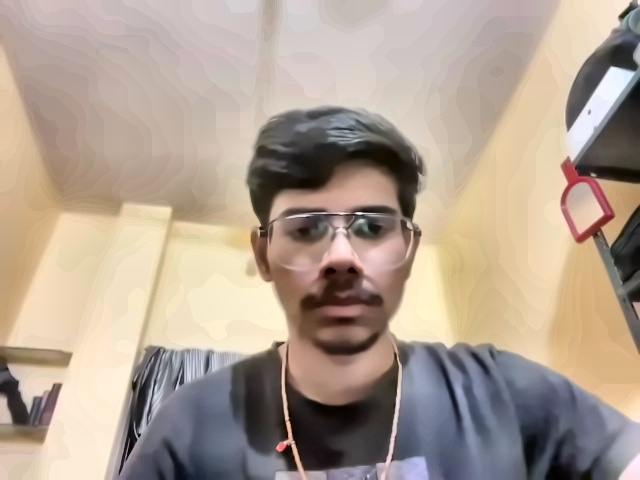
#> input picture data/frames/A-64/frame_000_q86.jpg, 640 x 480 px; its folder holds only this picture in this run
$ python -i anti_spoof.py   (imports and definitions only)   (older library calls are emulated)
#> lines starting #> are read from the running program, lines starting #| are printed output that depends on the picture
#> further down, picture is the input picture: shape (480, 640, 3); mean B, G, R 145.3, 159.3, 175.3
"""
Anti-Spoofing Detector
Uses Silent-Face (MiniFASNet) if models are present, else falls back to
classical texture analysis (LBP + FFT + gradient).
Detects: photo printouts, phone/tablet screens, video replay attacks.
"""

import cv2
import numpy as np
import os
import sys

# Absolute path so model paths resolve correctly regardless of cwd
_HERE = os.path.dirname(os.path.abspath(__file__))
_PROJ = os.path.dirname(_HERE)   # project root


class TextureSpoofDetector:
    """
    Classical anti-spoof using LBP texture + FFT frequency + gradient analysis.
    No deep model required — reliable fallback.
    """

    def __init__(self):
        self.threshold = 0.33

    # [47 lines left out: functions predict, _lbp_score, _fft_score, _gradient_score, not called in this run]


class SilentFaceDetector:
    """
    Wrapper for Silent-Face-Anti-Spoofing (MiniFASNet).
    Looks for models at <project>/models/anti_spoof_models/
    and src at <project>/models/silent_face/src/
    Falls back gracefully if not found.
    """

    # [58 lines left out: functions __init__, predict, _run_model, not called in this run]


class BlinkLivenessDetector:
    """
    Liveness via blink detection using OpenCV eye cascade — no dlib needed.
    Eyes visible = open; no eyes inside face ROI = closed (blink).
    Requires N blinks within a time window to pass liveness.
    Ported from Smart_Attendance_System_v3.
    """

    BLINK_REQUIRED    = 2    # blinks needed to pass
    EAR_CONSEC_FRAMES = 2    # consecutive eye-closed frames = one blink event
    WINDOW_SECONDS    = 30   # reset if no blink activity within this window

    def __init__(self):
        import time
        self._time = time
        self.face_cascade = cv2.CascadeClassifier(
            cv2.data.haarcascades + "haarcascade_frontalface_default.xml"
        )
        self.eye_cascade = cv2.CascadeClassifier(
            cv2.data.haarcascades + "haarcascade_eye.xml"
        )
        self._state = {
            "blink_count":  0,
            "consec_below": 0,
            "passed":       False,
            "last_reset":   self._time.time()
        }

    # [7 lines left out: function reset, not called in this run]

    @property
    def passed(self):
        return self._state["passed"]

    @property
    def blink_count(self):
        return self._state["blink_count"]

    def update(self, frame_bgr):
        """
        Call once per frame. Returns True if liveness is confirmed.
        Updates internal blink state using eye cascade inside face regions.
        """
        if self._state["passed"]:
            return True

        gray  = cv2.cvtColor(frame_bgr, cv2.COLOR_BGR2GRAY)
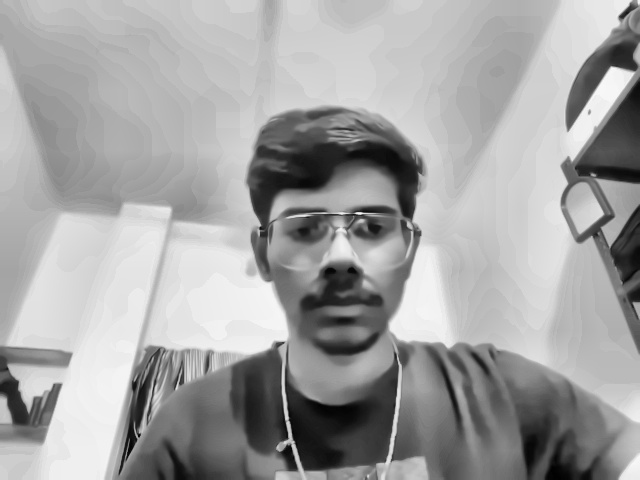
#> gray: shape (480, 640); min 1, max 252, mean 162.5
        faces = self.face_cascade.detectMultiScale(gray, 1.1, 5, minSize=(60, 60))
#> faces = [[240, 150, 198, 198]]

        for (fx, fy, fw, fh) in faces:
            roi  = gray[fy:fy + fh, fx:fx + fw]
            eyes = self.eye_cascade.detectMultiScale(roi, 1.1, 10, minSize=(20, 20))

            if len(eyes) == 0:
                # No eyes detected inside face → eyes likely closed
                self._state["consec_below"] += 1
            else:
                if self._state["consec_below"] >= self.EAR_CONSEC_FRAMES:
                    self._state["blink_count"] += 1
                self._state["consec_below"] = 0

            if self._state["blink_count"] >= self.BLINK_REQUIRED:
                self._state["passed"] = True
                return True
#> this loop made 1 pass
#> (fx, fy, fw, fh, eyes) on pass 1: (240, 150, 198, 198, [[98, 54, 48, 48], [45, 51, 52, 52]])
#> pass 1, in update, `roi  = gray[fy:fy + fh, fx:fx + fw]`:
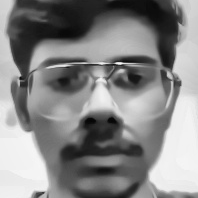
#> roi: shape (198, 198); min 5, max 252, mean 134.1
#> after the loop, self._state = {'blink_count': 0, 'consec_below': 0, 'passed': False, 'last_reset': 1.8e+09}

        return False

    # [6 lines left out: function status, not called in this run]


class AntiSpoofDetector:
    """Main interface. Prefers SilentFace, falls back to texture analysis.
    Also includes BlinkLivenessDetector for camera-stream liveness gating."""

    # [16 lines left out: functions __init__, check, not called in this run]

    def update_liveness(self, frame_bgr):
        """Update blink liveness state. Call once per streamed frame."""
        return self.liveness.update(frame_bgr)

    def liveness_passed(self):
        return self.liveness.passed

    def liveness_status(self):
        return self.liveness.status()

    def reset_liveness(self):
        self.liveness.reset()

    # [5 lines left out: function extract_face_crop, not called in this run]

>>> import cv2
>>> picture = cv2.imread('../data/frames/A-64/frame_000_q86.jpg')
>>> result = BlinkLivenessDetector().update(picture)
#> result = False

$ run again, on data/frames/A-64/frame_001_q90.jpg
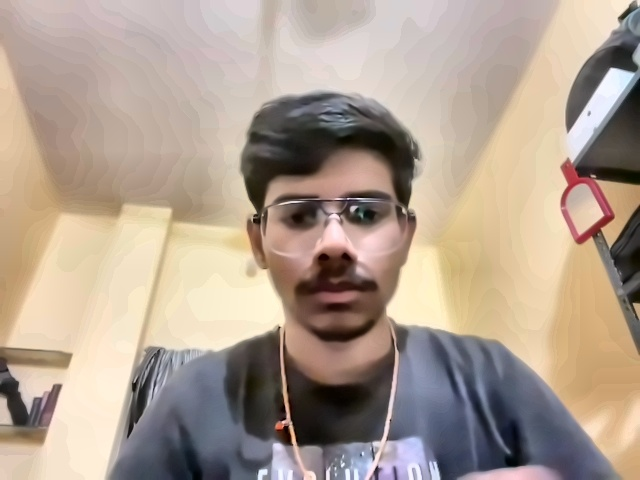
#> input picture data/frames/A-64/frame_001_q90.jpg, 640 x 480 px
#> picture is the input picture: shape (480, 640, 3); mean B, G, R 144.2, 158.5, 175
#> in update, `gray  = cv2.cvtColor(frame_bgr, cv2.COLOR_BGR2GRAY)`:
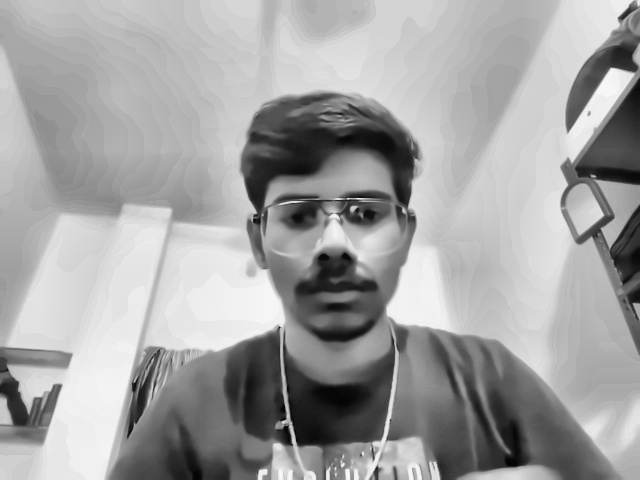
#> gray: shape (480, 640); min 2, max 251, mean 161.8
#> faces = [[235, 139, 193, 193]]
#> the loop in update, `for (fx, fy, fw, fh) in faces:` made 1 pass
#> (fx, fy, fw, fh, eyes) on pass 1: (235, 139, 193, 193, [[95, 50, 47, 47], [42, 46, 55, 55]])
#> pass 1, in update, `roi  = gray[fy:fy + fh, fx:fx + fw]`:
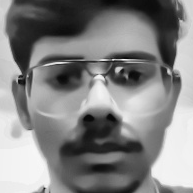
#> roi: shape (193, 193); min 8, max 248, mean 131.6
#> after the loop in update, `for (fx, fy, fw, fh) in faces:`: self._state = {'blink_count': 0, 'consec_below': 0, 'passed': False, 'last_reset': 1.8e+09}
#> result = False
